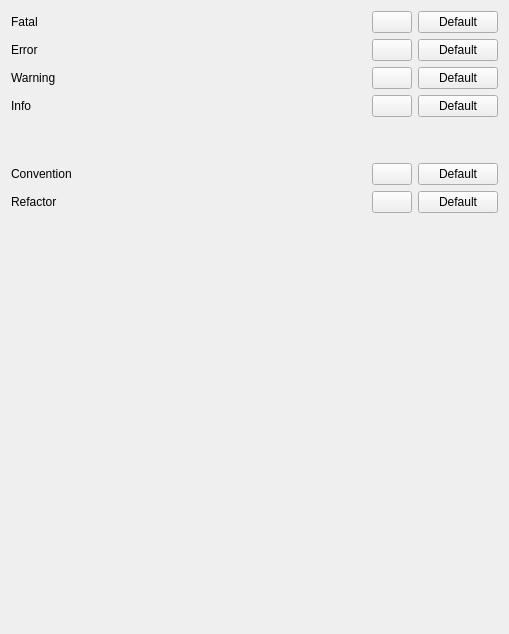
             <widget class="QWidget" name="scrollAreaWidgetContents">
              <property name="geometry">
               <rect>
                <x>0</x>
                <y>0</y>
                <width>509</width>
                <height>634</height>
               </rect>
              </property>
              <layout class="QVBoxLayout" name="verticalLayout_18">
               <item>
                <layout class="QHBoxLayout" name="horizontalLayout_2" stretch="0">
                 <item>
                  <layout class="QVBoxLayout" name="verticalLayout_10" stretch="0,1">
                   <item>
                    <layout class="QGridLayout" name="gridLayout" columnstretch="1,0,0" columnminimumwidth="150,0,0">
                     <item row="0" column="0">
                      <widget class="QLabel" name="PYLINT_FATAL_LABEL">
                       <property name="sizePolicy">
                        <sizepolicy hsizetype="Preferred" vsizetype="Preferred">
                         <horstretch>0</horstretch>
                         <verstretch>0</verstretch>
                        </sizepolicy>
                       </property>
                       <property name="text">
                        <string>Fatal</string>
                       </property>
                      </widget>
                     </item>
                     <item row="0" column="1">
                      <widget class="QColorButton" name="PYLINT_FATAL_COLOR">
                       <property name="sizePolicy">
                        <sizepolicy hsizetype="Fixed" vsizetype="Fixed">
                         <horstretch>0</horstretch>
                         <verstretch>0</verstretch>
                        </sizepolicy>
                       </property>
                       <property name="text">
                        <string/>
                       </property>
                      </widget>
                     </item>
                     <item row="0" column="2">
                      <widget class="QPushButton" name="PYLINT_FATAL_RESETCOLOR">
                       <property name="sizePolicy">
                        <sizepolicy hsizetype="Fixed" vsizetype="Fixed">
                         <horstretch>0</horstretch>
                         <verstretch>0</verstretch>
                        </sizepolicy>
                       </property>
                       <property name="text">
                        <string>Default</string>
                       </property>
                      </widget>
                     </item>
                     <item row="1" column="0">
                      <widget class="QLabel" name="PYLINT_ERROR_LABEL">
                       <property name="sizePolicy">
                        <sizepolicy hsizetype="Preferred" vsizetype="Preferred">
                         <horstretch>0</horstretch>
                         <verstretch>0</verstretch>
                        </sizepolicy>
                       </property>
                       <property name="text">
                        <string>Error</string>
                       </property>
                      </widget>
                     </item>
                     <item row="1" column="1">
                      <widget class="QColorButton" name="PYLINT_ERROR_COLOR">
                       <property name="sizePolicy">
                        <sizepolicy hsizetype="Fixed" vsizetype="Fixed">
                         <horstretch>0</horstretch>
                         <verstretch>0</verstretch>
                        </sizepolicy>
                       </property>
                       <property name="text">
                        <string/>
                       </property>
                      </widget>
                     </item>
                     <item row="1" column="2">
                      <widget class="QPushButton" name="PYLINT_ERROR_RESETCOLOR">
                       <property name="sizePolicy">
                        <sizepolicy hsizetype="Fixed" vsizetype="Fixed">
                         <horstretch>0</horstretch>
                         <verstretch>0</verstretch>
                        </sizepolicy>
                       </property>
                       <property name="text">
                        <string>Default</string>
                       </property>
                      </widget>
                     </item>
                     <item row="2" column="0">
                      <widget class="QLabel" name="PYLINT_WARNING_LABEL">
                       <property name="sizePolicy">
                        <sizepolicy hsizetype="Preferred" vsizetype="Preferred">
                         <horstretch>0</horstretch>
                         <verstretch>0</verstretch>
                        </sizepolicy>
                       </property>
                       <property name="text">
                        <string>Warning</string>
                       </property>
                      </widget>
                     </item>
                     <item row="2" column="1">
                      <widget class="QColorButton" name="PYLINT_WARNING_COLOR">
                       <property name="sizePolicy">
                        <sizepolicy hsizetype="Fixed" vsizetype="Fixed">
                         <horstretch>0</horstretch>
                         <verstretch>0</verstretch>
                        </sizepolicy>
                       </property>
                       <property name="text">
                        <string/>
                       </property>
                      </widget>
                     </item>
                     <item row="2" column="2">
                      <widget class="QPushButton" name="PYLINT_WARNING_RESETCOLOR">
                       <property name="sizePolicy">
                        <sizepolicy hsizetype="Fixed" vsizetype="Fixed">
                         <horstretch>0</horstretch>
                         <verstretch>0</verstretch>
                        </sizepolicy>
                       </property>
                       <property name="text">
                        <string>Default</string>
                       </property>
                      </widget>
                     </item>
                     <item row="3" column="0">
                      <widget class="QLabel" name="PYLINT_INFORMATION_LABEL">
                       <property name="sizePolicy">
                        <sizepolicy hsizetype="Preferred" vsizetype="Preferred">
                         <horstretch>0</horstretch>
                         <verstretch>0</verstretch>
                        </sizepolicy>
                       </property>
                       <property name="text">
                        <string>Info</string>
                       </property>
                      </widget>
                     </item>
                     <item row="3" column="1">
                      <widget class="QColorButton" name="PYLINT_INFORMATION_COLOR">
                       <property name="sizePolicy">
                        <sizepolicy hsizetype="Fixed" vsizetype="Fixed">
                         <horstretch>0</horstretch>
                         <verstretch>0</verstretch>
                        </sizepolicy>
                       </property>
                       <property name="text">
                        <string/>
                       </property>
                      </widget>
                     </item>
                     <item row="3" column="2">
                      <widget class="QPushButton" name="PYLINT_INFORMATION_RESETCOLOR">
                       <property name="sizePolicy">
                        <sizepolicy hsizetype="Fixed" vsizetype="Fixed">
                         <horstretch>0</horstretch>
                         <verstretch>0</verstretch>
                        </sizepolicy>
                       </property>
                       <property name="text">
                        <string>Default</string>
                       </property>
                      </widget>
                     </item>
                     <item row="4" column="0">
                      <spacer name="zspacer_pylintvertical1">
                       <property name="orientation">
                        <enum>Qt::Vertical</enum>
                       </property>
                       <property name="sizeType">
                        <enum>QSizePolicy::Minimum</enum>
                       </property>
                       <property name="sizeHint" stdset="0">
                        <size>
                         <width>20</width>
                         <height>40</height>
                        </size>
                       </property>
                      </spacer>
                     </item>
                     <item row="4" column="1">
                      <spacer name="zspacer_pylintvertical1_2">
                       <property name="orientation">
                        <enum>Qt::Vertical</enum>
                       </property>
                       <property name="sizeType">
                        <enum>QSizePolicy::Minimum</enum>
                       </property>
                       <property name="sizeHint" stdset="0">
                        <size>
                         <width>20</width>
                         <height>40</height>
                        </size>
                       </property>
                      </spacer>
                     </item>
                     <item row="4" column="2">
                      <spacer name="zspacer_pylintvertical1_3">
                       <property name="orientation">
                        <enum>Qt::Vertical</enum>
                       </property>
                       <property name="sizeType">
                        <enum>QSizePolicy::Minimum</enum>
                       </property>
                       <property name="sizeHint" stdset="0">
                        <size>
                         <width>20</width>
                         <height>40</height>
                        </size>
                       </property>
                      </spacer>
                     </item>
                     <item row="5" column="0">
                      <widget class="QLabel" name="PYLINT_CONVENTION_LABEL">
                       <property name="sizePolicy">
                        <sizepolicy hsizetype="Preferred" vsizetype="Preferred">
                         <horstretch>0</horstretch>
                         <verstretch>0</verstretch>
                        </sizepolicy>
                       </property>
                       <property name="text">
                        <string>Convention</string>
                       </property>
                      </widget>
                     </item>
                     <item row="5" column="1">
                      <widget class="QColorButton" name="PYLINT_CONVENTION_COLOR">
                       <property name="sizePolicy">
                        <sizepolicy hsizetype="Fixed" vsizetype="Fixed">
                         <horstretch>0</horstretch>
                         <verstretch>0</verstretch>
                        </sizepolicy>
                       </property>
                       <property name="text">
                        <string/>
                       </property>
                      </widget>
                     </item>
                     <item row="5" column="2">
                      <widget class="QPushButton" name="PYLINT_CONVENTION_RESETCOLOR">
                       <property name="sizePolicy">
                        <sizepolicy hsizetype="Fixed" vsizetype="Fixed">
                         <horstretch>0</horstretch>
                         <verstretch>0</verstretch>
                        </sizepolicy>
                       </property>
                       <property name="text">
                        <string>Default</string>
                       </property>
                      </widget>
                     </item>
                     <item row="6" column="0">
                      <widget class="QLabel" name="PYLINT_REFACTOR_LABEL">
                       <property name="sizePolicy">
                        <sizepolicy hsizetype="Preferred" vsizetype="Preferred">
                         <horstretch>0</horstretch>
                         <verstretch>0</verstretch>
                        </sizepolicy>
                       </property>
                       <property name="text">
                        <string>Refactor</string>
                       </property>
                      </widget>
                     </item>
                     <item row="6" column="1">
                      <widget class="QColorButton" name="PYLINT_REFACTOR_COLOR">
                       <property name="sizePolicy">
                        <sizepolicy hsizetype="Fixed" vsizetype="Fixed">
                         <horstretch>0</horstretch>
                         <verstretch>0</verstretch>
                        </sizepolicy>
                       </property>
                       <property name="text">
                        <string/>
                       </property>
                      </widget>
                     </item>
                     <item row="6" column="2">
                      <widget class="QPushButton" name="PYLINT_REFACTOR_RESETCOLOR">
                       <property name="sizePolicy">
                        <sizepolicy hsizetype="Fixed" vsizetype="Fixed">
                         <horstretch>0</horstretch>
                         <verstretch>0</verstretch>
                        </sizepolicy>
                       </property>
                       <property name="text">
                        <string>Default</string>
                       </property>
                      </widget>
                     </item>
                    </layout>
                   </item>
                   <item>
                    <spacer name="verticalSpacer">
                     <property name="orientation">
                      <enum>Qt::Vertical</enum>
                     </property>
                     <property name="sizeHint" stdset="0">
                      <size>
                       <width>20</width>
                       <height>40</height>
                      </size>
                     </property>
                    </spacer>
                   </item>
                  </layout>
                 </item>
                </layout>
               </item>
              </layout>
             </widget>
